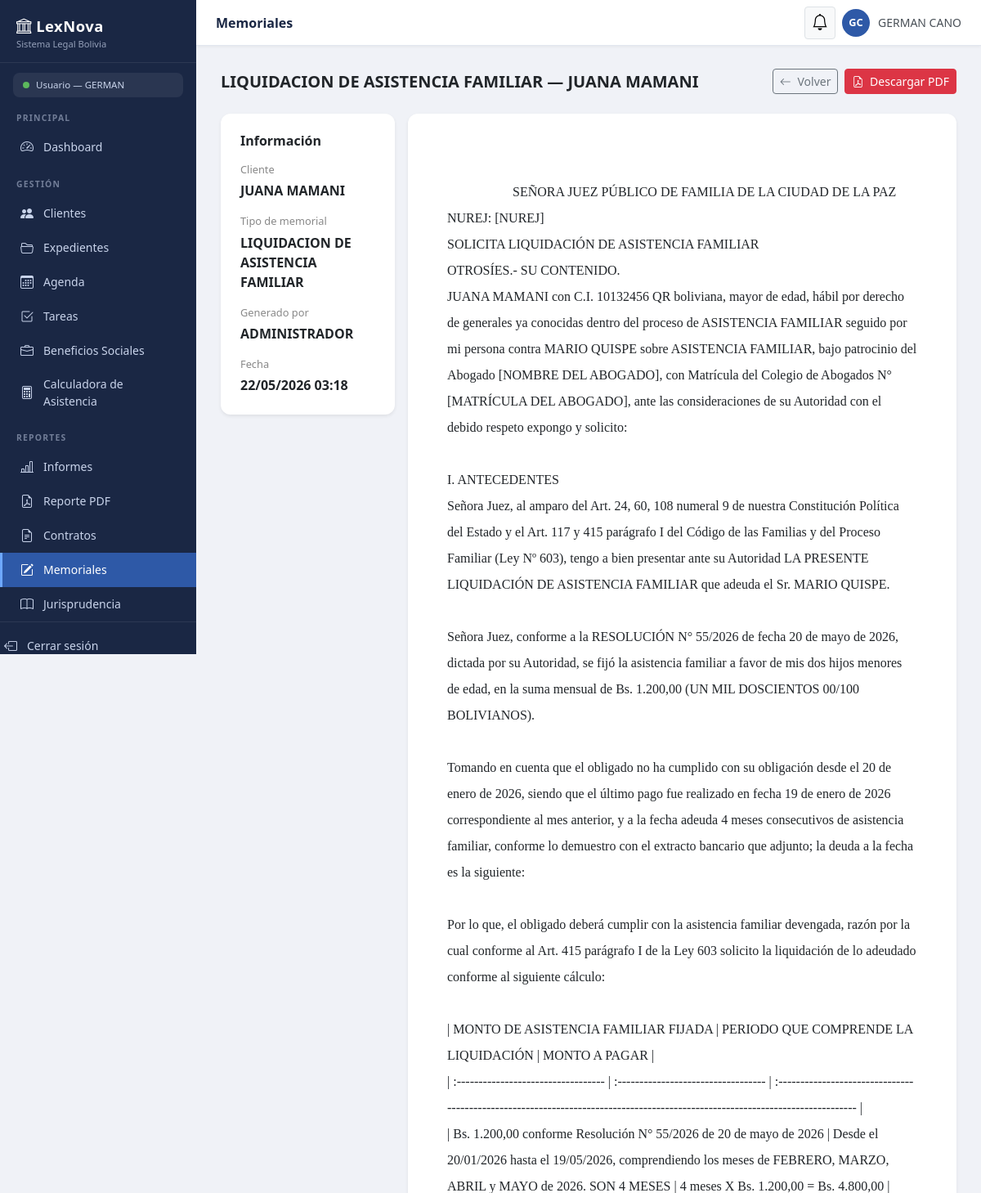
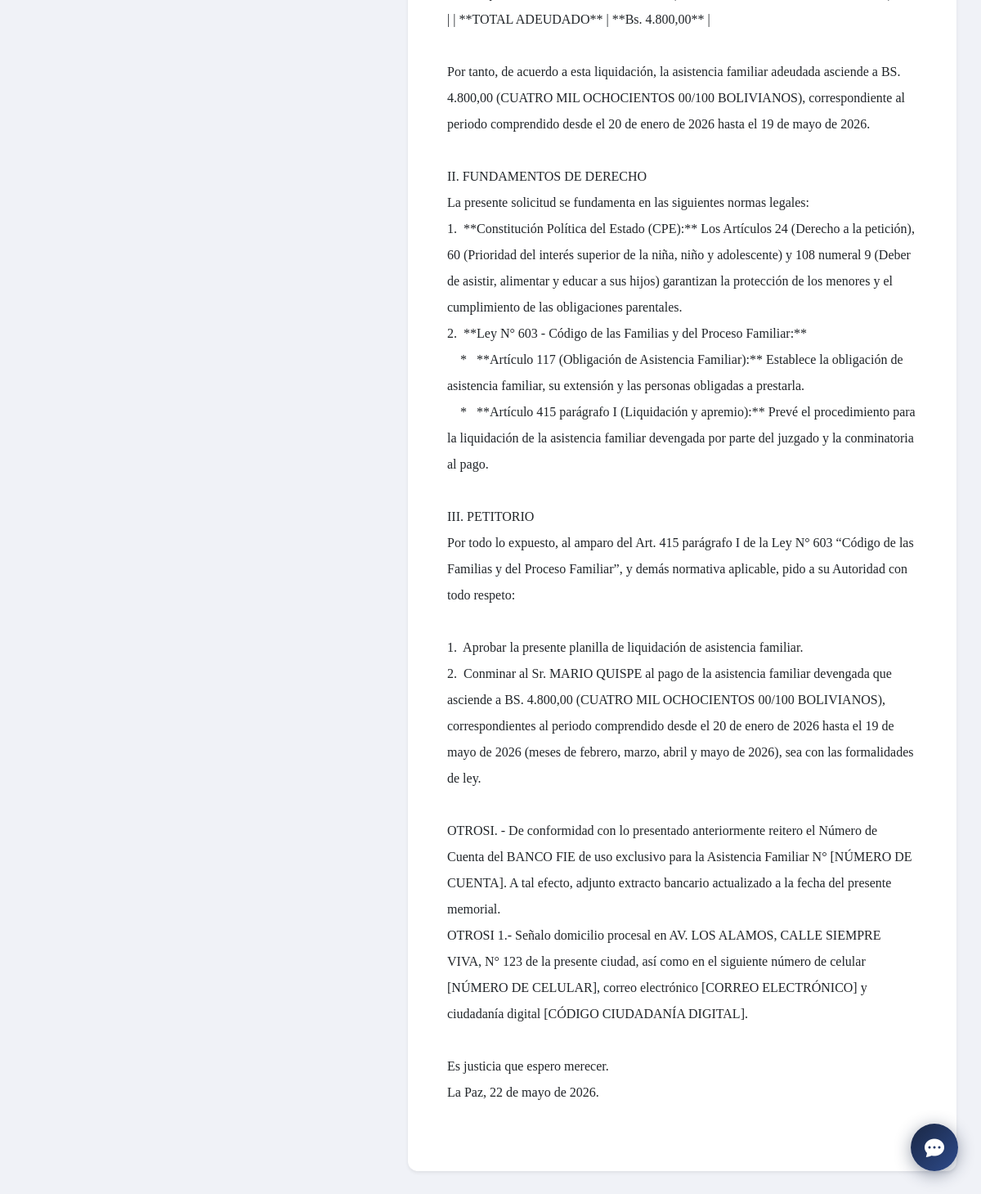
The app's page /casos/memoriales/1/ (signed in) with its own data (2 pictures, top to bottom).
### control_legal/models.py (models this page shows, shortened)
class Memorial(models.Model):
    plantilla   = models.ForeignKey(
        PlantillaMemorial, on_delete=models.SET_NULL,
        null=True, blank=True,
        related_name='memoriales_generados',
        verbose_name="Plantilla usada"
    )
    expediente  = models.ForeignKey(
        Expediente, on_delete=models.SET_NULL,
        null=True, blank=True,
        related_name='memoriales',
        verbose_name="Expediente relacionado"
    )
    cliente     = models.ForeignKey(
        Cliente, on_delete=models.PROTECT,
        related_name='memoriales',
        verbose_name="Cliente"
    )
    generado_por = models.ForeignKey(
        User, on_delete=models.SET_NULL, null=True,
        related_name='memoriales_generados'
    )
    titulo          = models.CharField(max_length=200, verbose_name="Título del memorial")
    contenido_final = models.TextField(verbose_name="Contenido generado")
    fecha_generado  = models.DateTimeField(auto_now_add=True)
    class Meta:
        ordering = ['-fecha_generado']
        verbose_name = "Memorial"
        verbose_name_plural = "Memoriales"

class Cliente(models.Model):
    ci              = models.CharField(max_length=20, unique=True, verbose_name="Cédula de identidad")
    nombre_completo = models.CharField(max_length=200, verbose_name="Nombre completo")
    telefono        = models.CharField(max_length=20, blank=True, verbose_name="Teléfono")
    email           = models.EmailField(blank=True, verbose_name="Correo electrónico")
    direccion       = models.TextField(blank=True, verbose_name="Dirección")
    abogado_asignado = models.ForeignKey(
        User, on_delete=models.SET_NULL,
        null=True, blank=True,
        related_name='clientes',
        verbose_name="Abogado asignado"
    )
    codigo_acceso = models.CharField(
        max_length=12, unique=True, blank=True, null=True,
        verbose_name="Código de acceso del cliente"
    )
    notas_internas = models.TextField(blank=True, verbose_name="Notas internas")
    fecha_registro = models.DateTimeField(auto_now_add=True)
    activo         = models.BooleanField(default=True)
    class Meta:
        ordering = ['nombre_completo']
        verbose_name = "Cliente"
        verbose_name_plural = "Clientes"

class PlantillaMemorial(models.Model):
    CATEGORIAS = [
        ('asistencia_familiar', 'Asistencia Familiar'),
        ('civil',              'Civil'),
        ('penal',              'Penal'),
        ('laboral',            'Laboral'),
        ('constitucional',     'Constitucional'),
        ('administrativo',     'Administrativo'),
        ('otro',               'Otro'),
    ]
    nombre      = models.CharField(max_length=200, verbose_name="Nombre del memorial")
    categoria   = models.CharField(max_length=30, choices=CATEGORIAS, default='civil', verbose_name="Categoría")
    descripcion = models.TextField(blank=True, verbose_name="Descripción breve")
    estructura  = models.TextField(verbose_name="Estructura / molde del memorial")
    normas_aplicables = models.TextField(blank=True, verbose_name="Normas legales aplicables")
    activa      = models.BooleanField(default=True, verbose_name="Activa")
    creada_por  = models.ForeignKey(
        User, on_delete=models.SET_NULL, null=True,
        related_name='plantillas_memorial_creadas'
    )
    creada_en   = models.DateTimeField(auto_now_add=True)
    actualizada_en = models.DateTimeField(auto_now=True)
    class Meta:
        ordering = ['categoria', 'nombre']
        verbose_name = "Plantilla de memorial"
        verbose_name_plural = "Plantillas de memoriales"

### control_legal/views.py (the view)
# urls.py: path('memoriales/<int:pk>/',        views.ver_memorial,          name='ver_memorial'),
@login_required
def ver_memorial(request, pk):
    memorial = get_object_or_404(Memorial, pk=pk)
    return render(request, 'control_legal/ver_memorial.html', {'memorial': memorial})

### control_legal/templates/control_legal/ver_memorial.html (shortened to what this page needs)
{% extends "base.html" %}
{% block topbar_titulo %}Memoriales{% endblock %}
{% block contenido %}
<div class="d-flex justify-content-between align-items-center mb-4">
    <h5 class="fw-bold mb-0">{{ memorial.titulo }}</h5>
    <div class="d-flex gap-2">
        <a href="{% url 'lista_memoriales' %}" class="btn btn-outline-secondary btn-sm">
            <i class="bi bi-arrow-left me-1"></i> Volver
        </a>
        <a href="{% url 'exportar_memorial_pdf' memorial.pk %}" target="_blank" class="btn btn-danger btn-sm">
            <i class="bi bi-file-earmark-pdf me-1"></i> Descargar PDF
        </a>
    </div>
</div>
<div class="row g-3">
    <div class="col-lg-3">
        <div class="card border-0 shadow-sm" style="border-radius:12px;">
            <div class="card-body p-4">
                <h6 class="fw-bold mb-3">Información</h6>
                <p class="mb-1" style="font-size:.8rem;color:#888;">Cliente</p>
                <p class="fw-semibold mb-3">{{ memorial.cliente.nombre_completo }}</p>
                {% if memorial.plantilla %}
                <p class="mb-1" style="font-size:.8rem;color:#888;">Tipo de memorial</p>
                <p class="fw-semibold mb-3">{{ memorial.plantilla.nombre }}</p>
                {% endif %}
                <p class="mb-1" style="font-size:.8rem;color:#888;">Generado por</p>
                <p class="fw-semibold mb-3">
                    {{ memorial.generado_por.get_full_name|default:memorial.generado_por.username }}
                </p>
                <p class="mb-1" style="font-size:.8rem;color:#888;">Fecha</p>
                <p class="fw-semibold mb-0">{{ memorial.fecha_generado|date:"d/m/Y H:i" }}</p>
            </div>
        </div>
    </div>
    <div class="col-lg-9">
        <div class="card border-0 shadow-sm" style="border-radius:12px;">
            <div class="card-body p-4 p-lg-5">
                <div style="font-family:'Georgia',serif;font-size:1rem;line-height:2;white-space:pre-wrap;">
                    {{ memorial.contenido_final }}
                </div>
            </div>
        </div>
    </div>
</div>
{% endblock %}

### control_legal/templates/base.html (shortened to what this page needs)
<!DOCTYPE html>
<html lang="es">
<head>
  <link href="https://cdn.jsdelivr.net/npm/bootstrap@5.3.0/dist/css/bootstrap.min.css" rel="stylesheet">
  <link href="https://cdn.jsdelivr.net/npm/bootstrap-icons@1.11.0/font/bootstrap-icons.css" rel="stylesheet">
</head>
<body>
<nav id="sidebar">
  <div class="sidebar-brand">
    <div class="logo-title"><i class="bi bi-bank"></i> LexNova</div>
    <div class="logo-sub">Sistema Legal Bolivia</div>
  </div>
  {% if request.user.is_authenticated %}
  <div class="rol-badge">
    {% if request.user.is_superuser %}
      <span class="dot dot-admin"></span> Administrador
    {% else %}
      <span class="dot dot-abogado"></span> Usuario
    {% endif %}
    — {{ request.user.first_name|default:request.user.username }}
  </div>
  {% endif %}
  <div class="sidebar-section">Principal</div>
  <a href="{% url 'dashboard' %}"
     class="sidebar-link {% if request.resolver_match.url_name == 'dashboard' %}active{% endif %}">
    <i class="bi bi-speedometer2"></i> Dashboard
  </a>
  <div class="sidebar-section">Gestión</div>
  <a href="{% url 'listar_clientes' %}"
     class="sidebar-link {% if 'cliente' in request.resolver_match.url_name %}active{% endif %}">
    <i class="bi bi-people-fill"></i> Clientes
  </a>
  <a href="{% url 'listar_casos' %}"
     class="sidebar-link {% if 'caso' in request.resolver_match.url_name %}active{% endif %}">
    <i class="bi bi-folder2-open"></i> Expedientes
  </a>
  <a href="{% url 'agenda' %}"
     class="sidebar-link {% if 'agenda' in request.resolver_match.url_name or 'evento' in request.resolver_match.url_name %}active{% endif %}">
    <i class="bi bi-calendar3"></i> Agenda
  </a>
  <a href="{% url 'lista_tareas' %}"
     class="sidebar-link {% if 'tarea' in request.resolver_match.url_name %}active{% endif %}">
    <i class="bi bi-check2-square"></i> Tareas
  </a>
  <a href="{% url 'calculadora_beneficios_sociales' %}" class="sidebar-link
     {% if request.resolver_match.url_name == 'calculadora_beneficios_sociales' %}active{% endif %}">
    <i class="bi bi-briefcase"></i> Beneficios Sociales
  </a>
  <a href="{% url 'calculadora_asistencia' %}" class="sidebar-link
     {% if 'calculadora_asistencia' in request.resolver_match.url_name or 'asistencia_familiar' in request.resolver_match.url_name %}active{% endif %}">
    <i class="bi bi-calculator"></i> Calculadora de Asistencia
  </a>
  <div class="sidebar-section">Reportes</div>
  <a href="{% url 'reportes' %}" class="sidebar-link
    {% if request.resolver_match.url_name == 'reportes' %}active{% endif %}">
    <i class="bi bi-bar-chart-line"></i> Informes
  </a>
  <a href="{% url 'exportar_pdf' %}" class="sidebar-link">
    <i class="bi bi-file-earmark-pdf"></i> Reporte PDF
  </a>
  <a href="{% url 'lista_contratos' %}" class="sidebar-link
     {% if 'contrato' in request.resolver_match.url_name or 'plantilla' in request.resolver_match.url_name %}active{% endif %}">
    <i class="bi bi-file-earmark-text"></i> Contratos
  </a>
<a href="{% url 'lista_memoriales' %}" class="sidebar-link
   {% if 'memorial' in request.resolver_match.url_name %}active{% endif %}">
    <i class="bi bi-pencil-square"></i> Memoriales
</a>
<a href="{% url 'jurisprudencia_asistente' %}" class="sidebar-link {% if request.resolver_match.url_name == 'jurisprudencia_asistente' %}active{% endif %}">
    <i class="bi bi-book"></i> Jurisprudencia
</a>
  <div style="margin-top:auto;padding:16px 0;border-top:1px solid rgba(255,255,255,.08);">
    <form method="POST" action="{% url 'portal_logout' %}" style="margin:0;">
    <button type="submit" class="sidebar-link btn btn-link p-0 w-100 text-start">
        <i class="bi bi-box-arrow-left"></i> Cerrar sesión
    </button>
</form>
  </div>
</nav>
<header id="topbar">
  <span class="topbar-title">{% block topbar_titulo %}Panel de Control{% endblock %}</span>
<div class="dropdown me-2">
  <button class="btn btn-light btn-sm position-relative border" data-bs-toggle="dropdown" id="notif-btn" onclick="cargarNotificaciones()">
    <i class="bi bi-bell fs-5"></i>
  </button>
</div>
  {% if request.user.is_authenticated %}
  <div class="topbar-user">
    <div class="avatar">
      {{ request.user.first_name|slice:":1"|upper }}{{ request.user.last_name|slice:":1"|upper }}
    </div>
    <span class="d-none d-md-inline">{{ request.user.get_full_name|default:request.user.username }}</span>
  </div>
  {% endif %}
</header>
<main id="main">
  <div class="page-content">
    {% block contenido %}{% endblock %}
  </div>
</main>
{% if user.is_authenticated %}
<button id="lexbot-btn" title="LexBot — Asistente Jurídico">
    <i class="bi bi-chat-dots-fill"></i>
</button>
{% endif %}
</body>
</html>

### control_legal/templates/base.html (style rules this page uses)
:root { --sidebar-bg: #1a2744; --sidebar-hover: #243460; --sidebar-active:#2e59a7; --sidebar-text: #c8d3ea; --sidebar-w: 240px; --topbar-h: 56px; --accent: #2e59a7; }
body { background: #f0f2f7; font-family: 'Segoe UI', sans-serif; margin: 0; }
#sidebar { position: fixed; top: 0; left: 0; width: var(--sidebar-w); height: 100vh; background: var(--sidebar-bg); display: flex; flex-direction: column; z-index: 1000; transition: transform .25s; overflow-y: auto; }
.sidebar-brand { padding: 18px 20px 14px; border-bottom: 1px solid rgba(255,255,255,.08); }
.sidebar-brand .logo-title { font-size: 1.15rem; font-weight: 700; color: #fff; letter-spacing: .5px; }
.sidebar-brand .logo-sub { font-size: .7rem; color: var(--sidebar-text); opacity: .7; }
.sidebar-section { font-size: .65rem; font-weight: 700; letter-spacing: 1.2px; color: var(--sidebar-text); opacity: .5; padding: 18px 20px 6px; text-transform: uppercase; }
.sidebar-link { display: flex; align-items: center; gap: 10px; padding: 9px 20px; color: var(--sidebar-text); text-decoration: none; font-size: .875rem; border-left: 3px solid transparent; transition: background .15s, color .15s; }
.sidebar-link.active { background: var(--sidebar-active); border-left-color: #6ea8fe; color: #fff; }
.sidebar-link i { font-size: 1rem; width: 20px; text-align: center; }
.rol-badge { margin: 12px 16px 0; padding: 6px 12px; border-radius: 8px; background: rgba(255,255,255,.07); font-size: .72rem; color: var(--sidebar-text); display: flex; align-items: center; gap: 8px; }
.rol-badge .dot { width: 8px; height: 8px; border-radius: 50%; flex-shrink: 0; }
.dot-abogado { background: #5cb85c; }
#topbar { position: fixed; top: 0; left: var(--sidebar-w); right: 0; height: var(--topbar-h); background: #fff; border-bottom: 1px solid #e2e6ef; display: flex; align-items: center; padding: 0 24px; z-index: 999; box-shadow: 0 1px 4px rgba(0,0,0,.06); }
.topbar-title { font-size: 1rem; font-weight: 600; color: #1a2744; flex: 1; }
.topbar-user { display: flex; align-items: center; gap: 10px; font-size: .875rem; color: #495057; }
.avatar { width: 34px; height: 34px; border-radius: 50%; background: var(--accent); color: #fff; display: flex; align-items: center; justify-content: center; font-weight: 700; font-size: .8rem; }
#main { margin-left: var(--sidebar-w); padding-top: var(--topbar-h); min-height: 100vh; }
.page-content { padding: 28px 30px; }
#lexbot-btn { position: fixed; bottom: 28px; right: 28px; width: 58px; height: 58px; border-radius: 50%; background: linear-gradient(135deg, #1a2744, #2d4a8a); color: #fff; border: none; box-shadow: 0 4px 20px rgba(26,39,68,.45); font-size: 1.5rem; cursor: pointer; z-index: 9998; display: flex; align-items: center; justify-content: center; transition: transform .2s, box-shadow .2s; }

### records on screen
Memorial: titulo "LIQUIDACION DE ASISTENCIA FAMILIAR — JUANA MAMANI", cliente.nombre_completo "JUANA MAMANI", plantilla.nombre "LIQUIDACION DE ASISTENCIA FAMILIAR", generado_por.get_full_name "ADMINISTRADOR", fecha_generado "22/05/2026 03:18", contenido_final "SEÑORA JUEZ PÚBLICO DE FAMILIA DE LA CIUDAD DE LA PAZ NUREJ: [NUREJ] SOLICITA LIQUIDACIÓN DE ASISTENCIA FAMILIAR OTROSÍES.- SU CONTENIDO. JUANA MAMANI con C.I. 10132456 QR boliviana, mayor de edad, hábil por derecho de generales ya conocidas dentro del proceso de ASISTENCIA FAMILIAR seguido por mi persona contra MARIO QUISPE sobre ASISTENCIA FAMILIAR, bajo patrocinio del Abogado [NOMBRE DEL ABOGADO], con Matrícula del Colegio de Abogados N° [MATRÍCULA DEL ABOGADO], ante las consideraciones de su Autoridad con el debido respeto expongo y solicito: I. ANTECEDENTES Señora Juez, al amparo del Art. 24, 60, 108 numeral 9 de nuestra Constitución Política del Estado y el Art. 117 y 415 parágrafo I…"

### other values on screen
{{ request.user.first_name|default:request.user.username }} "GERMAN"
{{ request.user.first_name|slice:":1"|upper }} "G"
{{ request.user.last_name|slice:":1"|upper }} "C"
{{ request.user.get_full_name|default:request.user.username }} "GERMAN CANO"
